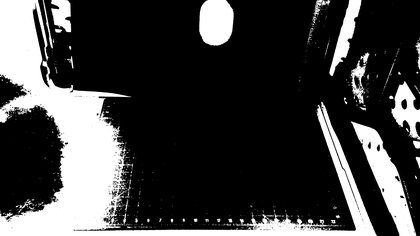
%> input picture Github/MATLAB_wrkspc/0.44-0.78_BeginningFrameDT.png, 420 x 236 px, shrunk from 3840 x 2160 before the run
$ octave --eval "vOfTennisballDemo;"   (GNU Octave 9; MATLAB toolbox functions it lacks are replaced by stand-ins)
%> lines starting %> are read from the running program, lines starting %| are printed output that depends on the picture; in (x1, y1, x2, y2) boxes, pixels count from 0 and x2, y2 are one past the last pixel; in counts of white or black regions, pixels touching at a corner belong together; the program's own positions count from 1
### Github/MATLAB_wrkspc/boundaryDetect.m
%DigImg Final Project
%04-20-2020
%Joshua Snider

%Morphological boundary detection
function outputImg = boundaryDetect(isColor,filepath,squareMaskSize)
%define variables
originImg = im2double(imread(filepath));
if strcmp(isColor,"true")
    originImg=rgb2gray(originImg);
end
mask=ones(str2double(squareMaskSize),str2double(squareMaskSize));
brighterHalf=originImg>0.5;
interior=imerode(brighterHalf,mask);
boundaryImg=originImg&~interior;

% %show starting img in a subplot @ index 1
% subplot(1,2,1), imshow(originImg) , title('Original Image');
% %show resulting outline image in a subplot @ index 2
% subplot(1,2,2), imshow(boundaryImg) ,title("BoundaryDetect Applied");
outputImg=boundaryImg;
end

### Github/MATLAB_wrkspc/detectTennisBall.m
%DigImg Final Project
%04-26-2020
%Joshua Snider

%
function outputImg = detectTennisBall(filepath)
whatAmI = imfinfo(filepath);
%test img passed in is binary
if whatAmI.BitDepth~=1
    bwImg=boundaryDetect('true',filepath,'3');
else
    bwImg=imread(filepath);
end
%invert binary image passed in
invertImg=~bwImg;
%set threshold such that pixel.x<1050 or pixel.x>2950 are detected and set
%them to 1. Do the same with pixel.y>2100
for y=1:size(invertImg,1)
    for x=1:size(invertImg,2)
       if x<1150
           invertImg(y,x)=0;
       end
       if x>2950
           invertImg(y,x)=0;
       end
       if y>1950
           invertImg(y,x)=0;
       end
    end
end
%%%%%%%%%%%%%%%%%%%%%%%%%%%%%%%%%%

%threshold detections smaller than the tennis ball with bwareaopen() and if
%this alone is not enough, use bwlabel() to test for connectivity
invertImg=bwareaopen(invertImg, 7000);

%now that we have isolated tennis ball to detect, use regionprops to detect
%and pass centroid as property we want.
outputImg = invertImg;
end

### Github/MATLAB_wrkspc/DemoBallLocation.m
%DigImg Final Project
%04-29-2020
%Joshua Snider

%Modified getBallCenter called get DemoBallLocation

function location = DemoBallLocation(bwImg)
    %test img passed in is binary, assume true
    binaryCheck=1;
    for y=1:size(bwImg,1)
        for x=1:size(bwImg,2)
            if (bwImg(y,x)~= 0) && (bwImg(y,x)~=1)
                binaryCheck=0;
            end
        end
    end
    if binaryCheck==0
        location.c.Centroid=[0,0];
        location.bb.BoundingBox=[0,0,0,0];
    else
        location.c=regionprops(bwImg,'Centroid');
        location.bb=regionprops(bwImg,'BoundingBox');
    end
end

### Github/MATLAB_wrkspc/vOfTennisballDemo.m
%DigImg Final Project
%04-29-2020
%Joshua Snider

%Demo for Final Project presentation, basically copy+paste of
%tennisballVelocity() and uses modified getBallCenter designed for demo.
function vOfTennisballDemo()
%     filepath1 = input('Please input filepath for starting image: ','s');
%     filepath2 = input('Please input filepath for ending image: ','s');
    filepath1 = uigetfile('*.*','Select Starting Image');
%> the answer given: 0.44-0.78_BeginningFrameDT.png
    filepath2 = uigetfile('*.*','Select Ending Image');
%> the answer given: 0.44-0.78_EndingFrameDT.png
    timePassed = inputdlg('Please input time(seconds) elapsed from starting image to ending image: ','Enter Time Passed');
%> the answer given: 3
    %manip image 1, our starting image
    startImg = im2double(imread(filepath1));
%> startImg: size 236x420 double; min 0, max 1, mean 0.252
    extractedBallImg1 = detectTennisBall(filepath1);
%> in boundaryDetect, `brighterHalf=originImg>0.5;`:
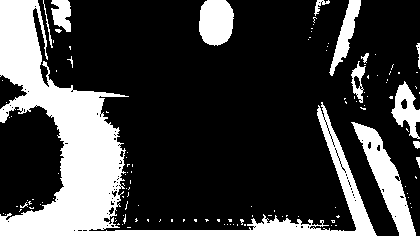
%> brighterHalf: size 236x420 logical; 25% white; 123 white regions (109 under 20 px), largest, box (x1, y1, x2, y2) and area: (0, 0, 377, 236) 18011, (351, 122, 416, 236) 2327, (199, 0, 234, 46) 1338
%> in boundaryDetect, `interior=imerode(brighterHalf,mask);`:
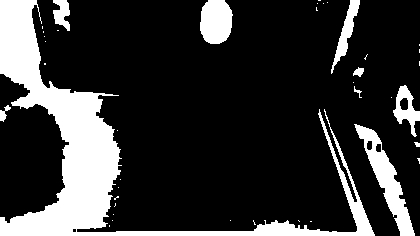
%> interior: size 236x420 logical; 20.3% white; 40 white regions (30 under 20 px), largest, box (x1, y1, x2, y2) and area: (0, 0, 375, 236) 15145, (354, 124, 415, 236) 1882, (200, 0, 233, 44) 1196
%> in boundaryDetect, `boundaryImg=originImg&~interior;`:
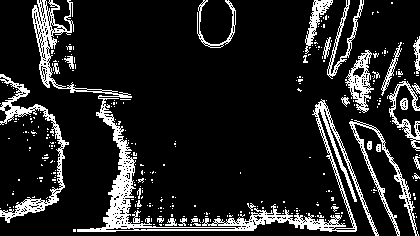
%> boundaryImg: size 236x420 logical; 13.5% white in thin lines or dots
%> in detectTennisBall, `invertImg=~bwImg;`: invertImg: size 236x420 logical; 86.5% white; black in thin lines or dots
%> after the loop in detectTennisBall, `for y=1:size(invertImg,1)`: invertImg: size 236x420 logical; every value is 0
    ball1 = DemoBallLocation(extractedBallImg1);
%> after the loop in DemoBallLocation, `for y=1:size(bwImg,1)`: binaryCheck = 1
%> in DemoBallLocation, `location.c=regionprops(bwImg,'Centroid');`: location.c = 0 regions
    %manip image 2, our ending image
    endImg = im2double(imread(filepath2));
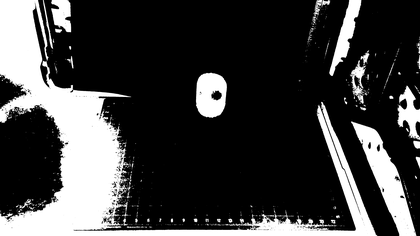
%> input picture Github/MATLAB_wrkspc/0.44-0.78_EndingFrameDT.png, 420 x 236 px, shrunk from 3840 x 2160 before the run
%> endImg: size 236x420 double; min 0, max 1, mean 0.248
    extractedBallImg2 = detectTennisBall(filepath2);
%> call 2 of boundaryDetect, with isColor = 'true', filepath = '0.44-0.78_EndingFrameDT.png', squareMaskSize = '3'
%> in boundaryDetect (call 2), `brighterHalf=originImg>0.5;`:
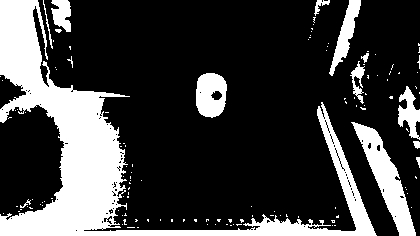
%> brighterHalf: size 236x420 logical; 24.6% white; 128 white regions (113 under 20 px), largest, box (x1, y1, x2, y2) and area: (0, 0, 377, 236) 18107, (351, 122, 416, 236) 2335, (196, 73, 227, 118) 1091
%> in boundaryDetect (call 2), `interior=imerode(brighterHalf,mask);`:
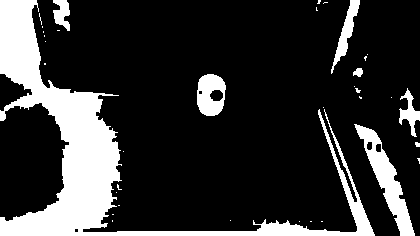
%> interior: size 236x420 logical; 19.8% white; 36 white regions (28 under 20 px), largest, box (x1, y1, x2, y2) and area: (0, 0, 375, 236) 15310, (354, 124, 415, 236) 1895, (197, 74, 226, 116) 889
%> in boundaryDetect (call 2), `boundaryImg=originImg&~interior;`:
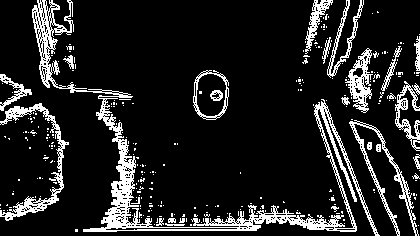
%> boundaryImg: size 236x420 logical; 13.6% white in thin lines or dots
%> in detectTennisBall (call 2), `invertImg=~bwImg;`: invertImg: size 236x420 logical; 86.4% white; black in thin lines or dots
    ball2 = DemoBallLocation(extractedBallImg2);
    %calculate distance based on locations of our centroids to give us
    %distance. time between two images = 0.05; Will vary depending on clip
    timePassed = str2double(timePassed);
    %
    location = [ball1.c.Centroid;ball2.c.Centroid];
%> location = []
    %location.X1-location.X2/timePassed , **Doing X2-X1 to get (-)=left
    %location.Y1-location.Y2/timePassed
    % = velocity

    %convert distance in pixels-->mm-->cm-->m
%> (the run ends here)
